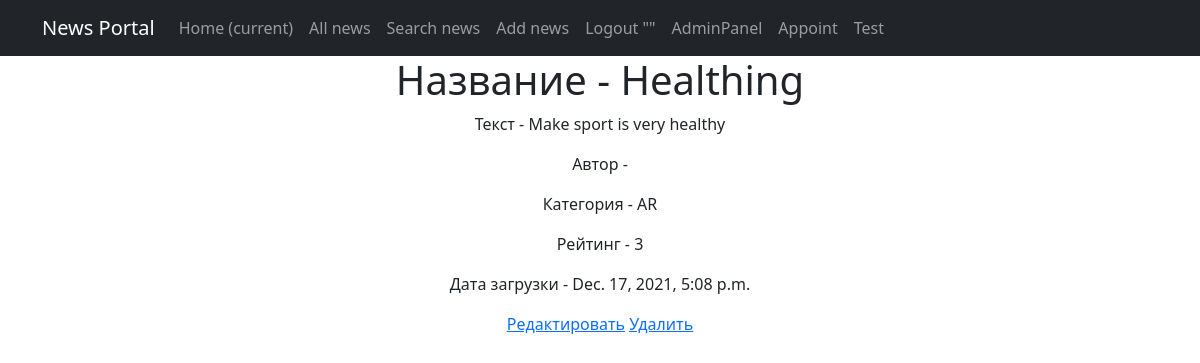
The page /news/2 on the database its author committed.
### news/models.py (models this page shows, shortened)
class Post(models.Model):
    author = models.ForeignKey(Author, on_delete=models.CASCADE)
    NEWS = 'NW'
    ARTICLE = 'AR'
    CATEGORY_CHOICES = (
        (NEWS, 'Новость'),
        (ARTICLE, 'Статья'),
    )
    categoryType = models.CharField(max_length=2, choices=CATEGORY_CHOICES, default=ARTICLE)
    dateCreation = models.DateTimeField(auto_now_add=True)
    postCategory = models.ManyToManyField(Category, through='PostCategory')
    title = models.CharField(max_length=128)
    text = models.TextField()
    rating = models.SmallIntegerField(default=0)

### news/views.py (the view)
# urls.py: path('<int:pk>', PostDetail.as_view(), name='post_detail'),
class PostDetail(DetailView):
    model = Post
    template_name = 'new.html'
    context_object_name = 'new'

### news/templatetags/custom_filters.py (called while the page is built)
@register.filter(name='Censor')
def Censor(value):
    Banned_List = ['idiot', 'stupid', 'donkey', 'Stupid']
    sentence = value.split()
    for i in Banned_List:
        for words in sentence:
            if i in words:
                pos = sentence.index(words)
                sentence.remove(words)
                sentence.insert(pos, '*' * len(i))
    return " ".join(sentence)

### templates/new.html (shortened to what this page needs)
{% extends 'flatpages/default.html' %}
{% load custom_filters %}
{% block content %}
<h1>Название - {{ new.title| Censor }}</h1>
<p>Текст - {{ new.text | Censor}}</p>
<p>Автор - {{ new.Author.userName }}</p>
<p>Категория - {{ new.categoryType }}</p>
<p>Рейтинг - {{ new.rating }}</p>
<p>Дата загрузки - {{ new.dateCreation }}</p>
<a href="{% url 'post_update' new.id %}"><u>Редактировать</u></a>
<a href="{% url 'post_delete' new.id %}"><u> Удалить </u></a>
{% endblock content %}

### rows shown on the page
Post: title|Censor "Healthing", text|Censor "Make sport is very healthy", categoryType "AR", rating "3", dateCreation "Dec. 17, 2021, 5:08 p.m."
